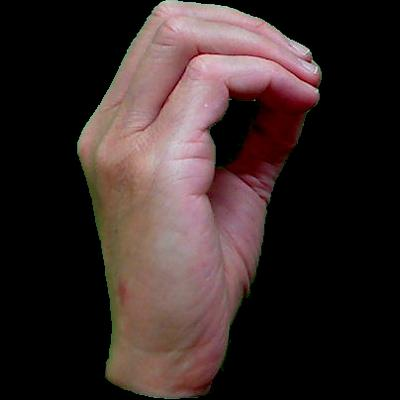
#> input picture data/asl_dataset/0/hand1_0_dif_seg_1_cropped.jpeg, 400 x 400 px; its folder holds only this picture in this run; the run also reads 1 picture not shown here
$ jupyter execute preprocessing.ipynb
#> lines starting #> are read from the running program, lines starting #| are printed output that depends on the picture
# ASL Dataset Quality Check

This notebook performs quality checks on the ASL dataset to verify:
- Dataset structure and organization
- Image file integrity
- Image dimensions and formats
- Class distribution
- Missing or corrupted files

No modifications will be made to the dataset.

## 1. Import Required Libraries

[cell 1]
import os
import cv2
import numpy as np
import matplotlib.pyplot as plt
from pathlib import Path
from collections import defaultdict
import pandas as pd

# Set random seed for reproducibility
np.random.seed(42)

## 2. Dataset Path Configuration

[cell 2]
# Define the dataset path
# Note: This path is relative to the project root, not the notebook location
DATA_DIR = Path('../data/asl_dataset')

# Verify dataset directory exists
if not DATA_DIR.exists():
    print(f"ERROR: Dataset directory not found at {DATA_DIR}")
    print(f"Absolute path: {DATA_DIR.resolve()}")
else:
    print(f"SUCCESS: Dataset directory found at {DATA_DIR}")
    print(f"Absolute path: {DATA_DIR.resolve()}")

## 3. Check Dataset Structure

[cell 3]
# Expected classes (0-9 and a-z)
expected_classes = [str(i) for i in range(10)] + [chr(i) for i in range(ord('a'), ord('z') + 1)]
print(f"Expected classes: {expected_classes}")
print(f"Total expected classes: {len(expected_classes)}")

# Get actual classes from directory
actual_classes = sorted([d.name for d in DATA_DIR.iterdir() if d.is_dir()])
print(f"\nActual classes found: {actual_classes}")
print(f"Total actual classes: {len(actual_classes)}")

# Check for missing or extra classes
missing_classes = set(expected_classes) - set(actual_classes)
extra_classes = set(actual_classes) - set(expected_classes)

if missing_classes:
    print(f"\nWARNING: Missing classes: {sorted(missing_classes)}")
else:
    print("\nSUCCESS: All expected classes are present")

if extra_classes:
    print(f"WARNING: Extra unexpected classes: {sorted(extra_classes)}")
else:
    print("SUCCESS: No unexpected classes found")

## 4. Count Images Per Class

[cell 4]
# Count images in each class
class_counts = {}
valid_extensions = {'.jpg', '.jpeg', '.png', '.bmp', '.gif'}

for class_dir in sorted(DATA_DIR.iterdir()):
    if class_dir.is_dir():
        # Count only image files
        image_files = [f for f in class_dir.iterdir()
                      if f.is_file() and f.suffix.lower() in valid_extensions]
        class_counts[class_dir.name] = len(image_files)
#> pass 2 of the loop `for class_dir in sorted(DATA_DIR.iterdir()):`:

# Create a DataFrame for better visualization
df_counts = pd.DataFrame(list(class_counts.items()), columns=['Class', 'Image Count'])
df_counts = df_counts.sort_values('Class')

print("Images per class:")
print(df_counts.to_string(index=False))
print(f"\nTotal images: {df_counts['Image Count'].sum()}")
print(f"Average images per class: {df_counts['Image Count'].mean():.2f}")
print(f"Min images in a class: {df_counts['Image Count'].min()}")
print(f"Max images in a class: {df_counts['Image Count'].max()}")

# Check for empty classes
empty_classes = df_counts[df_counts['Image Count'] == 0]
if len(empty_classes) > 0:
    print(f"\nWARNING: {len(empty_classes)} empty classes found:")
    print(empty_classes['Class'].tolist())
else:
    print("\nSUCCESS: No empty classes found")

## 5. Visualize Class Distribution

[cell 5]
# Plot class distribution
plt.figure(figsize=(15, 5))
plt.bar(df_counts['Class'], df_counts['Image Count'], color='steelblue', alpha=0.8)
plt.xlabel('Class', fontsize=12)
plt.ylabel('Number of Images', fontsize=12)
plt.title('Image Distribution Across ASL Classes', fontsize=14, fontweight='bold')
plt.xticks(rotation=0)
plt.grid(axis='y', alpha=0.3)
plt.tight_layout()
plt.show()
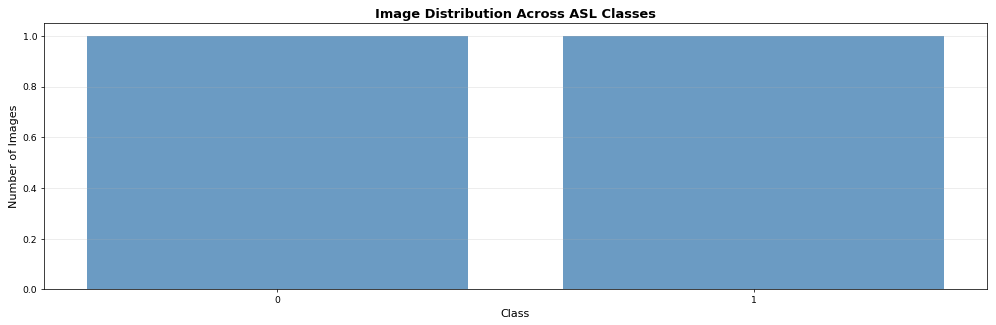
#> figure drawn by matplotlib, 1 panel

# Check if distribution is balanced
std_dev = df_counts['Image Count'].std()
mean_count = df_counts['Image Count'].mean()
cv = (std_dev / mean_count) * 100  # Coefficient of variation

print(f"\nDataset Balance Analysis:")
print(f"Standard deviation: {std_dev:.2f}")
print(f"Coefficient of variation: {cv:.2f}%")

if cv < 10:
    print("SUCCESS: Dataset is well-balanced (CV < 10%)")
elif cv < 25:
    print("WARNING: Dataset has moderate imbalance (10% <= CV < 25%)")
else:
    print("WARNING: Dataset has significant imbalance (CV >= 25%)")

## 6. Check Image Properties

[cell 6]
# Sample images from each class and check properties
print("Checking image properties (sampling 5 images per class)...")

image_info = {
    'dimensions': defaultdict(int),
    'formats': defaultdict(int),
    'corrupted': [],
    'channels': defaultdict(int)
}

sample_size = 5
total_checked = 0

for class_dir in DATA_DIR.iterdir():
    if class_dir.is_dir():
        image_files = [f for f in class_dir.iterdir()
                      if f.is_file() and f.suffix.lower() in valid_extensions]

        # Sample images from this class
        sampled = np.random.choice(image_files,
                                  min(sample_size, len(image_files)),
                                  replace=False)

        for img_path in sampled:
            try:
                img = cv2.imread(str(img_path))
#> img is the input picture: shape (400, 400, 3); mean B, G, R 40.1, 41.4, 55.2
                if img is None:
                    image_info['corrupted'].append(str(img_path))
                else:
                    h, w = img.shape[:2]
#> h = 400; w = 400
                    channels = img.shape[2] if len(img.shape) == 3 else 1
#> channels = 3

                    image_info['dimensions'][f"{w}x{h}"] += 1
                    image_info['formats'][img_path.suffix.lower()] += 1
                    image_info['channels'][channels] += 1
                    total_checked += 1
            except Exception as e:
                image_info['corrupted'].append(str(img_path))
#> pass 2 of the loop `for class_dir in DATA_DIR.iterdir():`:
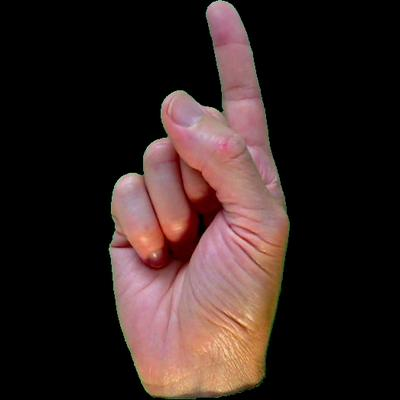
#> input picture data/asl_dataset/1/hand1_1_bot_seg_4_cropped.jpeg, 400 x 400 px
#> img is the input picture: shape (400, 400, 3); mean B, G, R 32.7, 35, 50.5

print(f"\nTotal images checked: {total_checked}")
print(f"\nImage Dimensions (sampled):")
for dim, count in sorted(image_info['dimensions'].items(), key=lambda x: -x[1])[:10]:
    print(f"  {dim}: {count} images")

print(f"\nImage Formats:")
for fmt, count in image_info['formats'].items():
    print(f"  {fmt}: {count} images")

print(f"\nColor Channels:")
for ch, count in image_info['channels'].items():
    channel_name = "Grayscale" if ch == 1 else f"Color ({ch} channels)"
    print(f"  {channel_name}: {count} images")

if image_info['corrupted']:
    print(f"\nWARNING: {len(image_info['corrupted'])} corrupted/unreadable images found:")
    for path in image_info['corrupted'][:10]:  # Show first 10
        print(f"  - {path}")
    if len(image_info['corrupted']) > 10:
        print(f"  ... and {len(image_info['corrupted']) - 10} more")
else:
    print("\nSUCCESS: No corrupted images found in sample")

## 7. Display Sample Images

[cell 7]
# Display sample images from random classes
num_samples = 9
sample_classes = np.random.choice(actual_classes, min(num_samples, len(actual_classes)), replace=False)

fig, axes = plt.subplots(3, 3, figsize=(12, 12))
axes = axes.flatten()

for idx, class_name in enumerate(sample_classes):
    if idx >= num_samples:
        break

    class_path = DATA_DIR / class_name
    image_files = [f for f in class_path.iterdir()
                  if f.is_file() and f.suffix.lower() in valid_extensions]

    if image_files:
        # Pick a random image from this class
        img_path = np.random.choice(image_files)
        img = cv2.imread(str(img_path))

        if img is not None:
            # Convert BGR to RGB for proper display
            img_rgb = cv2.cvtColor(img, cv2.COLOR_BGR2RGB)
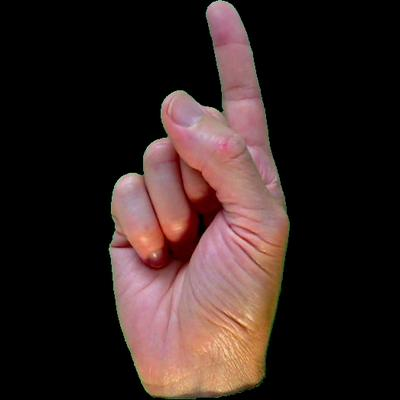
#> img_rgb: shape (400, 400, 3); mean R, G, B 50.5, 35, 32.7
            axes[idx].imshow(img_rgb)
            axes[idx].set_title(f"Class: {class_name}\n{img.shape[1]}x{img.shape[0]}",
                              fontsize=10, fontweight='bold')
            axes[idx].axis('off')
        else:
            axes[idx].text(0.5, 0.5, f"Failed to load\nClass: {class_name}",
                         ha='center', va='center')
            axes[idx].axis('off')
    else:
        axes[idx].text(0.5, 0.5, f"No images\nClass: {class_name}",
                     ha='center', va='center')
        axes[idx].axis('off')
#> pass 2 of the loop `for idx, class_name in enumerate(sample_classes):`:
#> `img_rgb = cv2.cvtColor(img, cv2.COLOR_BGR2RGB)`:
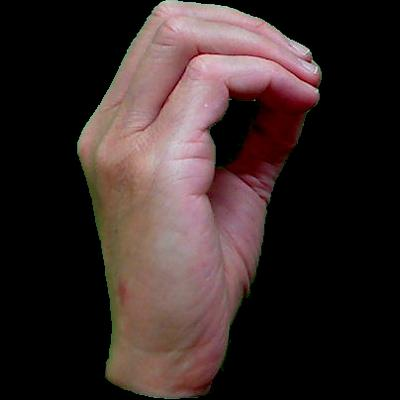
#> img_rgb: shape (400, 400, 3); mean R, G, B 55.2, 41.4, 40.1

plt.tight_layout()
plt.suptitle('Sample Images from ASL Dataset', fontsize=14, fontweight='bold', y=1.00)
plt.show()
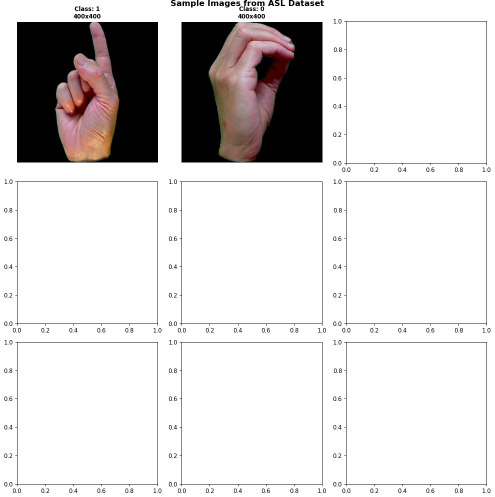
#> figure drawn by matplotlib, 2 panels

## 8. Quality Check Summary

[cell 8]
# Generate final summary report
print("=" * 60)
print("ASL DATASET QUALITY CHECK SUMMARY")
print("=" * 60)

print(f"\nDataset Structure:")
print(f"  - Total classes: {len(actual_classes)}")
print(f"  - Expected classes: {len(expected_classes)}")
print(f"  - Missing classes: {len(missing_classes)}")
print(f"  - Total images: {df_counts['Image Count'].sum()}")

print(f"\nClass Distribution:")
print(f"  - Min images per class: {df_counts['Image Count'].min()}")
print(f"  - Max images per class: {df_counts['Image Count'].max()}")
print(f"  - Average images per class: {df_counts['Image Count'].mean():.2f}")
print(f"  - Balance (CV): {cv:.2f}%")

print(f"\nImage Quality (from sample):")
print(f"  - Total sampled: {total_checked}")
print(f"  - Corrupted/unreadable: {len(image_info['corrupted'])}")
#|   - Corrupted/unreadable: 0
print(f"  - Most common dimension: {max(image_info['dimensions'].items(), key=lambda x: x[1])[0]}")
#|   - Most common dimension: 400x400
print(f"  - Most common format: {max(image_info['formats'].items(), key=lambda x: x[1])[0]}")
#|   - Most common format: .jpeg

print("\n" + "=" * 60)

# Overall assessment
issues_found = []
if missing_classes:
    issues_found.append(f"{len(missing_classes)} missing classes")
if len(empty_classes) > 0:
    issues_found.append(f"{len(empty_classes)} empty classes")
if cv >= 25:
    issues_found.append("significant class imbalance")
if image_info['corrupted']:
    issues_found.append(f"{len(image_info['corrupted'])} corrupted images in sample")

if issues_found:
    print("WARNING: ISSUES DETECTED:")
    for issue in issues_found:
        print(f"   - {issue}")
    print("\nRecommendation: Review and address the issues before training.")
else:
    print("SUCCESS: DATASET PASSED ALL QUALITY CHECKS")
    print("\nThe dataset appears to be clean and well-structured.")
    print("You can proceed with model training.")

print("=" * 60)

## 9. Additional Checks (Added Later)

These additional checks were added after the initial notebook creation to gather more detailed information needed for model development.

### 9.1 Image Dimension Consistency Check

[cell 9]
# Check if all images have consistent dimensions
print("Checking image dimension consistency across entire dataset...")

all_dimensions = []
dimension_counts = defaultdict(int)

for class_dir in DATA_DIR.iterdir():
    if class_dir.is_dir():
        image_files = [f for f in class_dir.iterdir()
                      if f.is_file() and f.suffix.lower() in valid_extensions]

        for img_path in image_files:
            try:
                img = cv2.imread(str(img_path))
                if img is not None:
                    h, w = img.shape[:2]
                    dimension = f"{w}x{h}"
#> dimension = '400x400'
                    all_dimensions.append((w, h))
                    dimension_counts[dimension] += 1
            except Exception as e:
                pass
#> pass 2 of the loop `for class_dir in DATA_DIR.iterdir():`:

# Analyze dimension consistency
unique_dimensions = len(dimension_counts)
#> unique_dimensions = 1
most_common_dim = max(dimension_counts.items(), key=lambda x: x[1])
#> most_common_dim = ('400x400', 2)
total_images_checked = sum(dimension_counts.values())
#> total_images_checked = 2

print(f"\nDimension Analysis:")
print(f"  - Total images checked: {total_images_checked}")
#|   - Total images checked: 2
print(f"  - Unique dimensions found: {unique_dimensions}")
#|   - Unique dimensions found: 1
print(f"  - Most common dimension: {most_common_dim[0]} ({most_common_dim[1]} images, {most_common_dim[1]/total_images_checked*100:.1f}%)")
#|   - Most common dimension: 400x400 (2 images, 100.0%)

print(f"\nTop 5 dimensions:")
for dim, count in sorted(dimension_counts.items(), key=lambda x: -x[1])[:5]:
    percentage = (count / total_images_checked) * 100
    print(f"  - {dim}: {count} images ({percentage:.1f}%)")

if unique_dimensions == 1:
    print("\nSUCCESS: All images have the same dimensions!")
elif most_common_dim[1] / total_images_checked > 0.95:
    print("\nINFO: Dataset is mostly consistent (>95% same dimension)")
else:
    print("\nWARNING: Images have varying dimensions - resizing will be needed")
    print(f"Recommendation: Resize all images to a standard size (e.g., 224x224 or 64x64)")

### 9.2 Color Mode Consistency Check

[cell 10]
# Check color mode consistency (RGB vs Grayscale)
print("Checking color mode consistency...")

color_modes = {'RGB': 0, 'Grayscale': 0, 'Other': 0}
total_checked_color = 0

for class_dir in DATA_DIR.iterdir():
    if class_dir.is_dir():
        image_files = [f for f in class_dir.iterdir()
                      if f.is_file() and f.suffix.lower() in valid_extensions]

        for img_path in image_files:
            try:
                img = cv2.imread(str(img_path))
                if img is not None:
                    if len(img.shape) == 2:
                        color_modes['Grayscale'] += 1
                    elif len(img.shape) == 3:
                        if img.shape[2] == 3:
                            color_modes['RGB'] += 1
                        else:
                            color_modes['Other'] += 1
                    total_checked_color += 1
            except Exception as e:
                pass
#> pass 2 of the loop `for class_dir in DATA_DIR.iterdir():`:

print(f"\nColor Mode Distribution:")
for mode, count in color_modes.items():
    if count > 0:
        percentage = (count / total_checked_color) * 100
        print(f"  - {mode}: {count} images ({percentage:.1f}%)")

if color_modes['RGB'] == total_checked_color:
    print("\nSUCCESS: All images are RGB (3 channels)")
elif color_modes['Grayscale'] == total_checked_color:
    print("\nINFO: All images are Grayscale (1 channel)")
    print("Recommendation: Convert to RGB if using pre-trained models")
else:
    print("\nWARNING: Mixed color modes detected")
    print("Recommendation: Standardize all images to RGB (3 channels)")

### 9.3 File Size Statistics

[cell 11]
# Check file size statistics
print("Analyzing file sizes...")

file_sizes = []
suspiciously_small = []
suspiciously_large = []

for class_dir in DATA_DIR.iterdir():
    if class_dir.is_dir():
        image_files = [f for f in class_dir.iterdir()
                      if f.is_file() and f.suffix.lower() in valid_extensions]

        for img_path in image_files:
            try:
                size_bytes = img_path.stat().st_size
                size_kb = size_bytes / 1024
                file_sizes.append(size_kb)

                # Flag potentially problematic files
                if size_kb < 1:  # Less than 1 KB
                    suspiciously_small.append((str(img_path), size_kb))
                elif size_kb > 5000:  # Greater than 5 MB
                    suspiciously_large.append((str(img_path), size_kb))
            except Exception as e:
                pass
#> pass 2 of the loop `for class_dir in DATA_DIR.iterdir():`:

if file_sizes:
    file_sizes_array = np.array(file_sizes)

    print(f"\nFile Size Statistics:")
    print(f"  - Total files analyzed: {len(file_sizes)}")
    print(f"  - Average size: {file_sizes_array.mean():.2f} KB")
    print(f"  - Median size: {np.median(file_sizes_array):.2f} KB")
    print(f"  - Min size: {file_sizes_array.min():.2f} KB")
    print(f"  - Max size: {file_sizes_array.max():.2f} KB")
    print(f"  - Std deviation: {file_sizes_array.std():.2f} KB")

    if suspiciously_small:
        print(f"\nWARNING: {len(suspiciously_small)} suspiciously small files (< 1 KB):")
        for path, size in suspiciously_small[:5]:
            print(f"  - {path}: {size:.2f} KB")
        if len(suspiciously_small) > 5:
            print(f"  ... and {len(suspiciously_small) - 5} more")

    if suspiciously_large:
        print(f"\nINFO: {len(suspiciously_large)} large files (> 5 MB):")
        for path, size in suspiciously_large[:5]:
            print(f"  - {path}: {size:.2f} KB")
        if len(suspiciously_large) > 5:
            print(f"  ... and {len(suspiciously_large) - 5} more")

    if not suspiciously_small and not suspiciously_large:
        print("\nSUCCESS: All file sizes appear normal")
else:
    print("\nERROR: No files found to analyze")

### 9.4 Recommended Model Input Configuration

[cell 12]
# Generate recommendations for model configuration
print("=" * 60)
print("RECOMMENDED MODEL INPUT CONFIGURATION")
print("=" * 60)

print(f"\nBased on the analysis above, here are the recommendations:")
print(f"\n1. Number of Classes: {len(actual_classes)}")
print(f"   - Use this for the output layer of your model")

if unique_dimensions > 1:
    print(f"\n2. Input Image Size: Resize to standard size")
    print(f"   - Recommended: 64x64 or 128x128 (for faster training)")
    print(f"   - Alternative: 224x224 (if using transfer learning)")
else:
    most_common = max(dimension_counts.items(), key=lambda x: x[1])[0]
#> most_common = '400x400'
    print(f"\n2. Input Image Size: {most_common}")
#| 2. Input Image Size: 400x400
    print(f"   - Images are already consistent")

if color_modes['RGB'] >= color_modes['Grayscale']:
    print(f"\n3. Color Channels: 3 (RGB)")
    if color_modes['Grayscale'] > 0:
        print(f"   - Convert grayscale images to RGB during loading")
else:
    print(f"\n3. Color Channels: 1 (Grayscale)")
    print(f"   - Consider converting to RGB if using pre-trained models")

print(f"\n4. Data Split Recommendation:")
print(f"   - Training: 70-80%")
print(f"   - Validation: 10-15%")
print(f"   - Testing: 10-15%")

print(f"\n5. Preprocessing Steps:")
print(f"   - Resize images to target size")
print(f"   - Normalize pixel values (divide by 255.0)")
if color_modes['Grayscale'] > 0 and color_modes['RGB'] > 0:
    print(f"   - Standardize color mode (convert all to RGB)")
print(f"   - Apply data augmentation (rotation, flip, zoom)")

print("\n" + "=" * 60)
